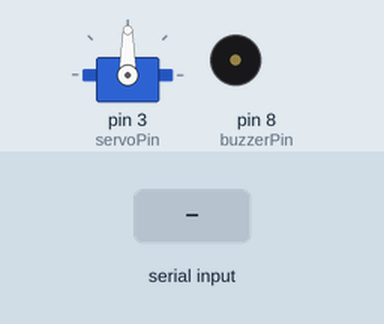
Recording of a sketch running on a simulated Arduino Uno, built with avr-gcc and run on an emulated ATmega328P. Parts: servo, buzzer (waves = sounding, pin HIGH). Inputs (shaded band) come from the test bench.

Above: at 1.2 s.
1.3 s: "BP\n" received over Serial
At 1.9 s:
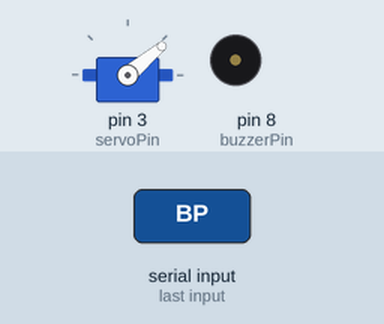
Timing chart, 0 to 4.3 s (numbered marks = the images above; inputs shaded):
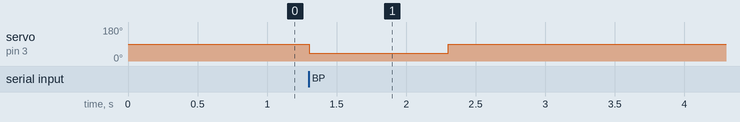

Measured:
- after the input at 1.3 s, servo on pin 3 (servoPin): 90° → 40° at once, → 90° 1.0 s later

The sketch:

PosturePolice.ino
```cpp
// Include the Servo library
 #include <Servo.h>
 // Declare the Servo pin
 const int servoPin = 3;

 // Buzzer pin
 const int buzzerPin = 8;

 // Create a servo object
 Servo ServoArm;

 void setup() {
   // put your setup code here, to run once:
   Serial.begin(9600);
   pinMode(buzzerPin,OUTPUT);
   ServoArm.detach();
   ServoArm.attach(servoPin);
 }

 void loop() {
   // put your main code here, to run repeatedly:
     if (Serial.available() > 0)
     {
       String msg = Serial.readStringUntil('\n');
       msg.trim();
       if (msg=="BP")  //if bad posture
       {
         // swing arm around
         // Make servo go to 40 degrees
         ServoArm.write(40);
         delay(1000);
         // Make servo go to 90 degrees
         ServoArm.write(90);
         delay(1000);
       }
       else if (msg=="GP")
       {
        ServoArm.write(90);
        delay(1000);
       }
       else
       {
        ServoArm.write(90);
        delay(1000);
       }
     }

 }
```
